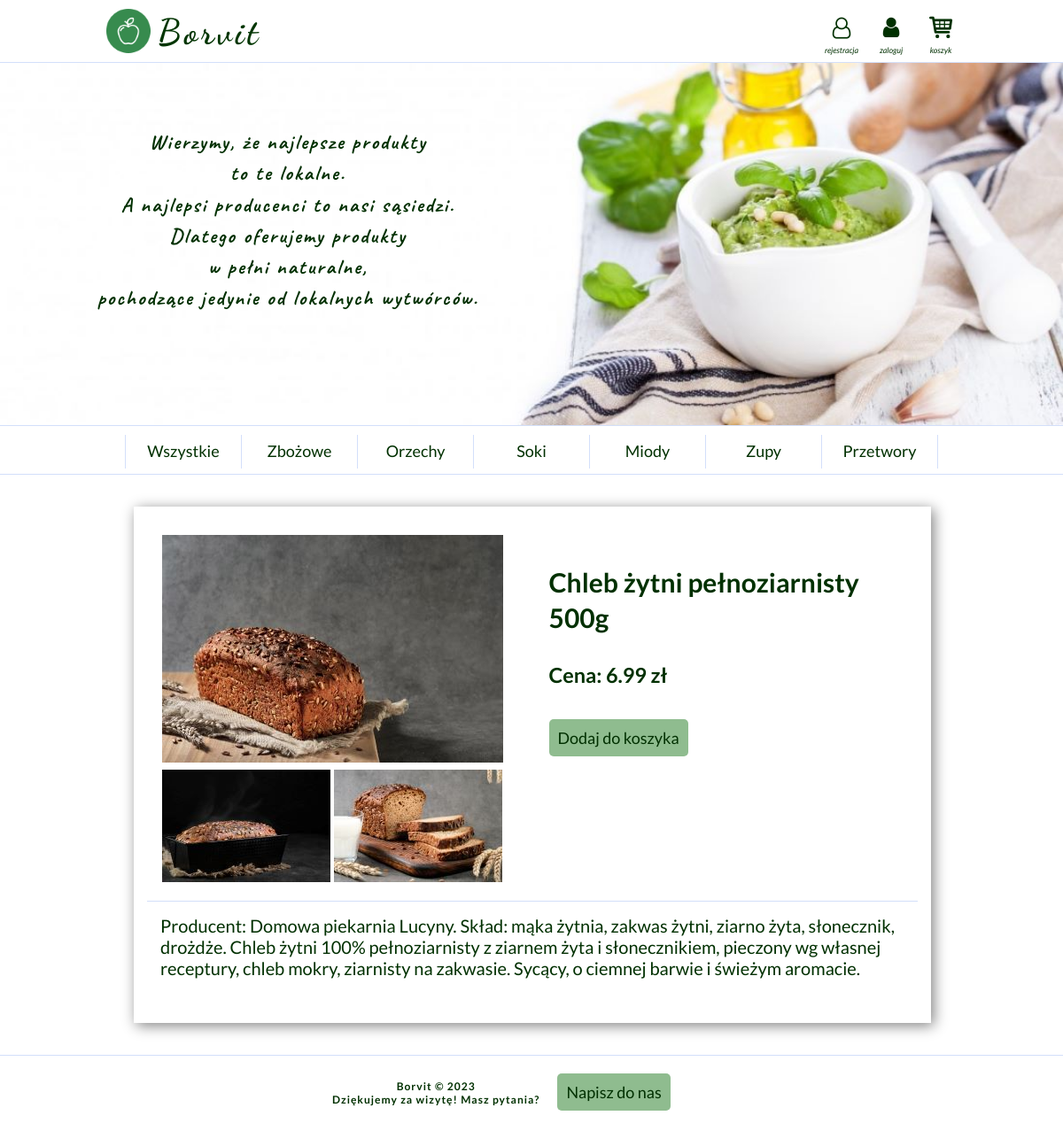
Page /shop/product.php?id=4 on the committed database.
### tables this page shows
CREATE TABLE `categories` (
  `category_id` int(11) NOT NULL,
  `category_name` varchar(50) NOT NULL
);

CREATE TABLE `products` (
  `id` int(11) NOT NULL,
  `indeks` varchar(10) NOT NULL,
  `name` varchar(160) NOT NULL,
  `description` text NOT NULL,
  `price` double NOT NULL,
  `category_id` int(11) NOT NULL
);

### shop/product.php (the view, shortened to what this page needs)
<?php
	require('header.php');
		function showProduct($id){
			global $conn;
			$stmt = $conn->prepare("SELECT * FROM products WHERE id=:id");
			$stmt->bindValue(':id', $id, PDO::PARAM_INT);
			$stmt->execute();
			while($row = $stmt -> fetch(PDO::FETCH_ASSOC)) {
				echo "<div id='details'>";
					$indeks = $row['indeks'];
					$id = $row['id'];
					echo "<div class='foto'>";
						foreach (getProductPictures($indeks) as $image) {
							echo "<div class='img'>";
								echo "<a href='img/$image'>";
								echo "<img style='margin:2px;' src='img/thumbs/$image'>";
								echo "</a>";
							echo "</div>";
						}
					echo "</div>";
					echo "<div class='name'>";
						echo "<h2>".$row['name']."</h2>";
						echo "<h3 style='margin-bottom:30px;'>Cena: ".$row['price']." zł</h3>";
						echo "<a href='addToCart.php?id=$id' class='button1'>Dodaj do koszyka</a>";
					echo "</div>";
					echo "<p style='clear:both; padding:15px; border-top:0.8px solid #D3DFFA;'>".$row['description']."</p>";
				echo "</div>";
			}
		}
		if(isset($_GET['id'])) {
			showProduct($_GET['id']);
		}
	require('footer.php');
?>

### shop/functions.php (shortened to what this page needs)
<?php
	function showMenu () {
		global $conn, $session;
		$stmt = $conn->prepare("SELECT * FROM categories");
		$stmt -> execute();
		echo "<ol>";
		echo "<li><a href='index.php'>Wszystkie</a></li>";
		while($row = $stmt -> fetch(PDO::FETCH_ASSOC)) {
			$category_name = $row['category_name'];
			$category_id = $row['category_id'];
			echo "<li><a href='index.php?category_id=$category_id'>$category_name</a></li>";
		}
		echo "</ol>";
	}
	function getProductPictures($indeks) {
		$images = array();
		for($i=0; $i<10; $i++) {
			$filename = $indeks."-".$i.".jpg";
			$filepath = "img/$filename";
			if(file_exists($filepath)) {
				$images[] = $filename;
			}
		}
		return $images;
	}
?>

### shop/style.css (style rules this page uses)
body { background-color:#F5FFFA; margin: 0px !important; font-family: 'Lato', sans-serif; font-size: 20px; color: #003000; }
a:link { text-decoration:none; color: #003000; }
ol { padding:0; margin:0; list-style-type:none; font-size:18px; height:30px; line-height: 200%; display: inline-block; }
ol a { display:block; }
ol > li { float: left; width:130px; height:38px; border-right:1px solid #D3DFFA; }
ol > li:first-child { border-left:1px solid #D3DFFA; }
#details { text-align:left; background-color: #FFF; width: 870px; margin:11px; padding:15px; -webkit-box-shadow: 3px 3px 15px 0px rgba(128,128,128,1); -moz-box-shadow: 3px 3px 15px 0px rgba(128,128,128,1); box-shadow: 3px 3px 15px 0px rgba(128,128,128,1); }
.foto { float:left; width:45%; padding:15px; }
.img { float:left; position: relative; }
.name { float:right; width:45%; padding:25px; line-height:200%; }
.button1 { background-color: #8FBC8F; color: #003000; font-size: 18px; padding:10px; text-decoration: none; border-radius: 5px; opacity: 1; }

### rows in the picture
categories: category_name "Zbożowe"
categories: category_name "Orzechy"
categories: category_name "Soki"
categories: category_name "Miody"
categories: category_name "Zupy"
categories: category_name "Przetwory"
products: name "Chleb żytni pełnoziarnisty 500g", price "6.99", description "Producent: Domowa piekarnia Lucyny. Skład: mąka żytnia, zakwas żytni, ziarno żyta, słonecznik, drożdże. Chleb żytni 100% pełnoziarnisty z ziarnem żyta i słonecznikiem, pieczony wg własnej receptury, chleb mokry, ziarnisty na zakwasie. Sycący, o ciemnej barwie i świeżym aromacie."
